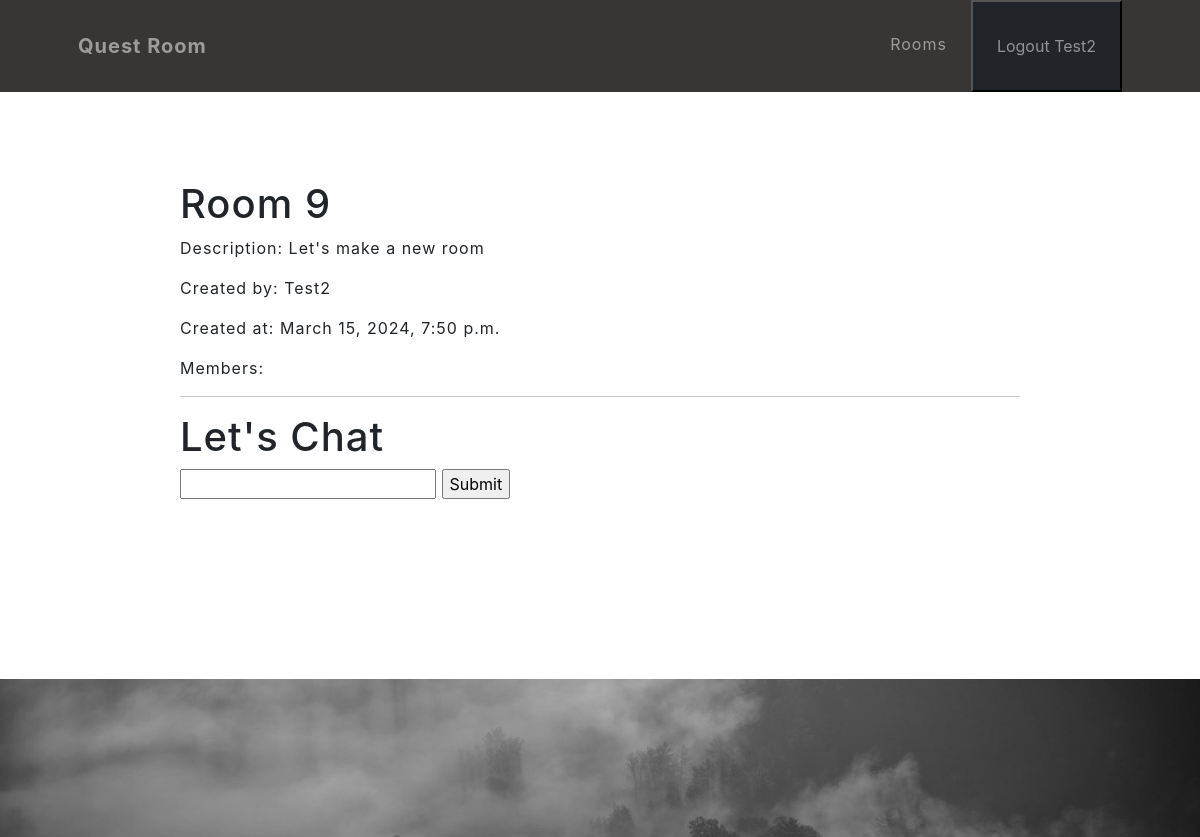
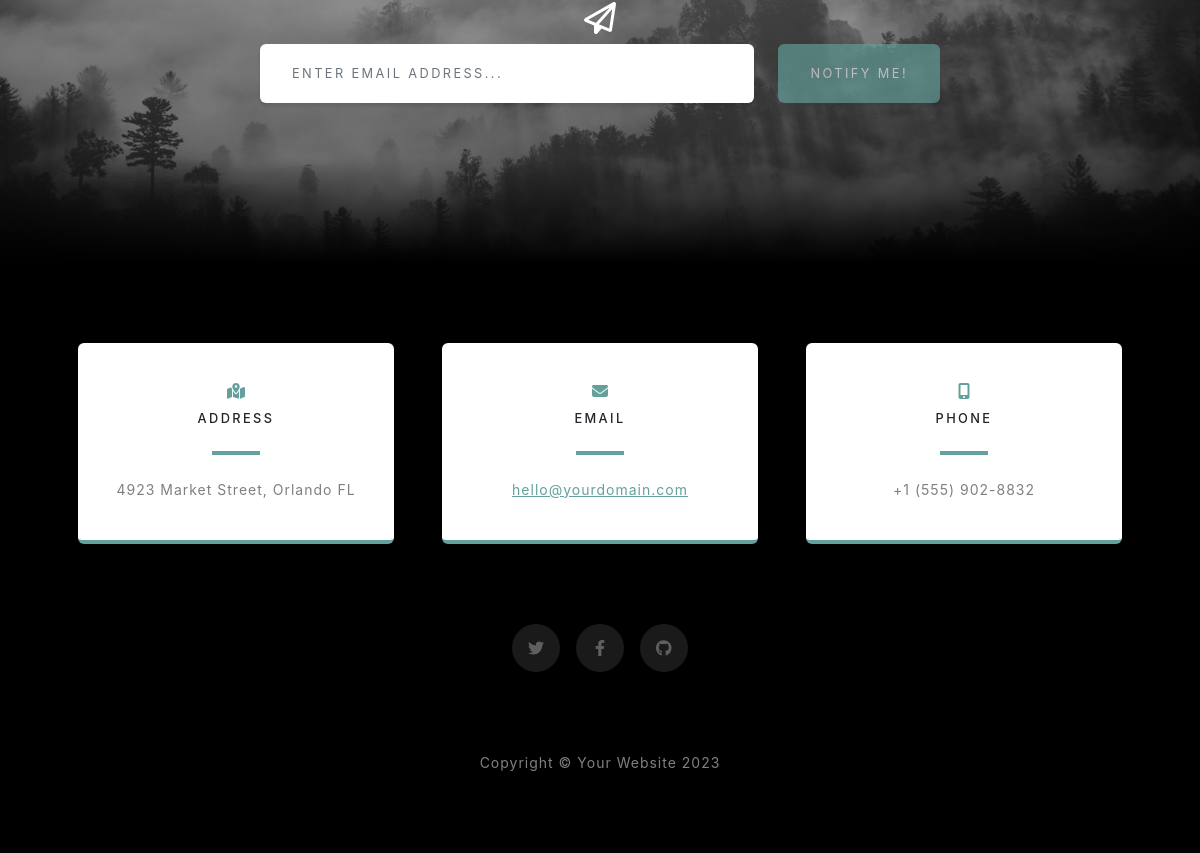
Page /rooms/9/ (signed in) on the earlier database version (2 pictures, top to bottom).
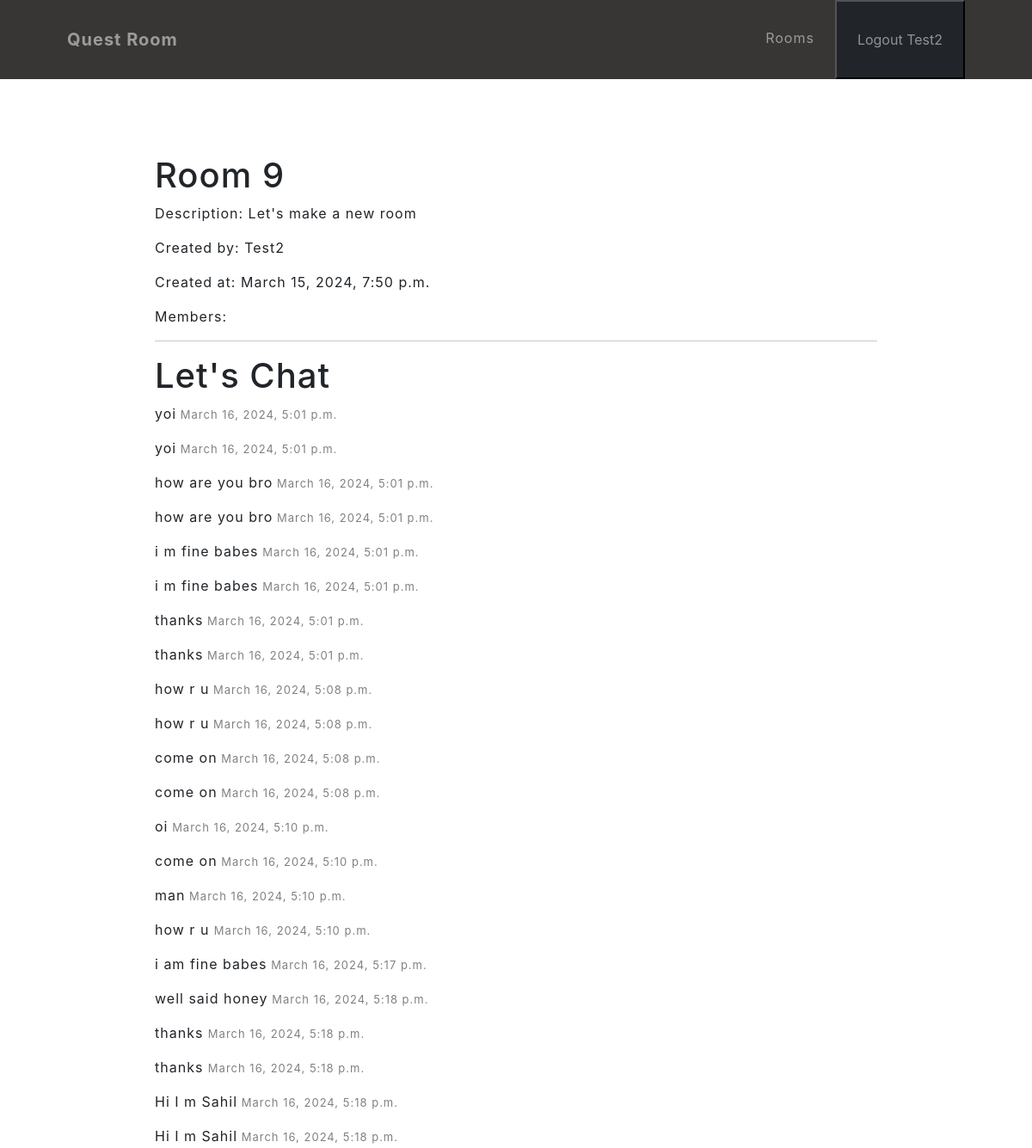
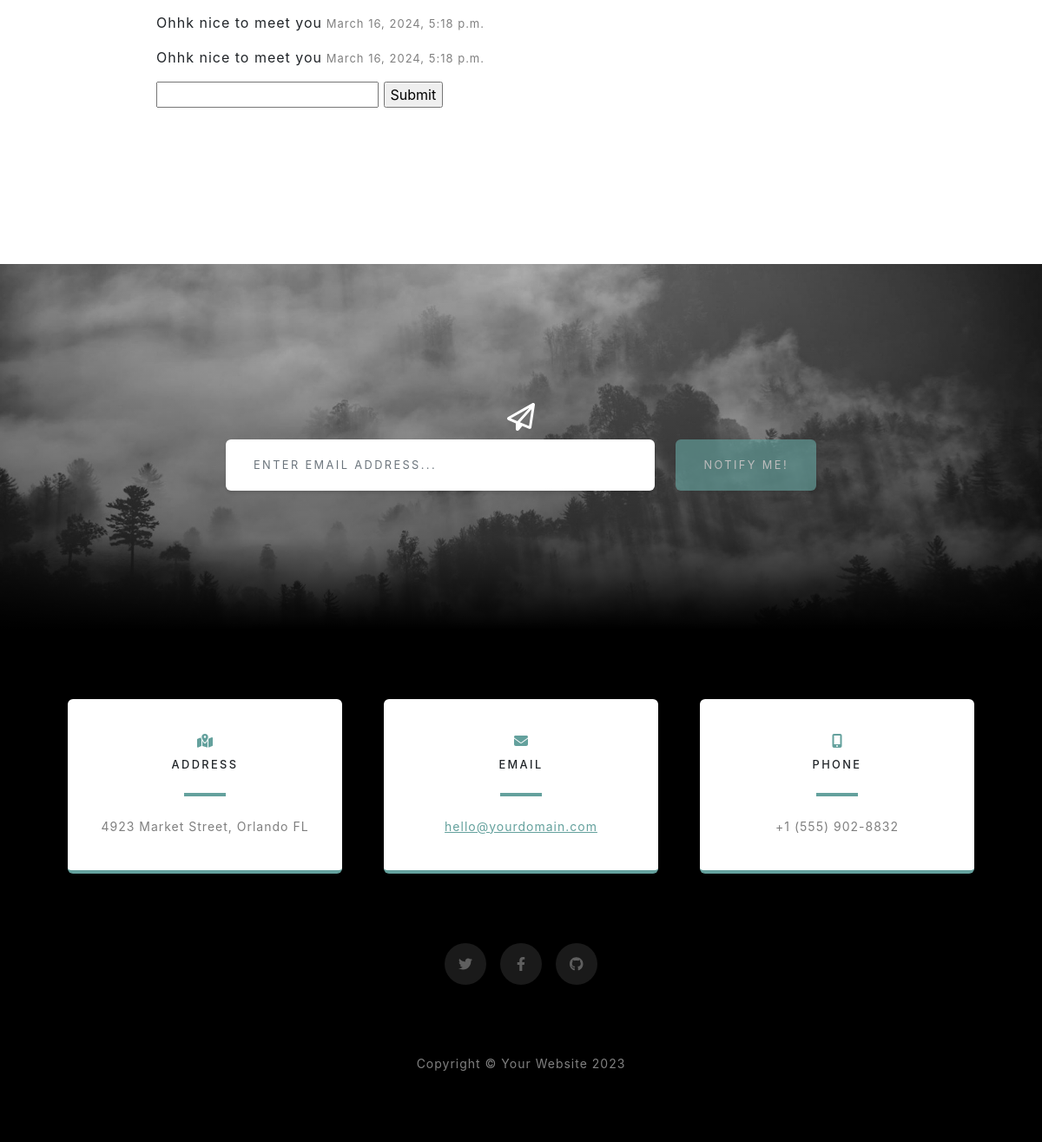
Same page on the later database version (2 pictures, top to bottom).
### users/models.py (models this page shows)
class User(AbstractUser):
    def __str__(self) -> str:
        return f'{self.id} - {self.username}'

### rooms/models.py (models this page shows, shortened)
class QuestRoom(models.Model):
    class RoomType(models.TextChoices):
        LEETCODE = 'LC', 'LeetCode'
    name = models.CharField(max_length=50)
    description = models.TextField()
    room_type = models.CharField(
        choices=RoomType.choices,
        default=RoomType.LEETCODE,
        max_length=2
    )
    created_by = models.ForeignKey(User, on_delete=models.CASCADE, related_name='rooms')
    members = models.ManyToManyField(User)
    expire_days = models.PositiveIntegerField(default=1)
    expires_at = models.DateTimeField()
    daily_required_points = models.PositiveIntegerField(default=1)
    created_at = models.DateTimeField(auto_now_add=True)
    updated_at = models.DateTimeField(auto_now=True)
    class Meta:
        unique_together = [['name', 'created_by']]

class Message(models.Model):
    room = models.ForeignKey(QuestRoom, on_delete=models.CASCADE, related_name='messages')
    user = models.ForeignKey(User, on_delete=models.CASCADE)
    content = models.TextField()
    created_at = models.DateTimeField(auto_now_add=True)
    objects = models.Manager()
    latest_messages = LatestMessages()

### rooms/views.py (the view)
# urls.py: path('rooms/<int:room_id>/', views.view_room, name='view_room'),
@login_required
def view_room(request, room_id):
    room = get_object_or_404(QuestRoom, pk=room_id)
    latest_messages = Message.latest_messages.get_latest_messages(room_id)
    return render (
        request,
        'rooms/view_room.html', {
            'room': room,
            'latest_messages': latest_messages,
        }
    )

### rooms/models.py (called while the page is built)
    def get_latest_messages(self, room_id, limit=30):
        return self.filter(room_id=room_id).order_by('-created_at')[:limit]

### rooms/templates/rooms/view_room.html (shortened to what this page needs)
{% extends 'rooms/base.html' %}
{% block content %}
    <main>
        <h1>Room {{ room.id }}</h1>
        <p>Description: {{ room.description }}</p>
        <p>Created by: {{ room.created_by.username }}</p>
        <p>Created at: {{ room.created_at }}</p>
        <p>Members:</p>
        <hr>
        <h1>Let's Chat</h1>
        <div id="messages">
            {% for message in latest_messages reversed %}
                <div class="message">
                    <p>{{ message.content }}<span> {{ message.created_at }}</span></p>
                </div>
            {% endfor %}
        </div>
        <form id="form">
            <input type="text" name="message">
            <input type="submit">
        </form>
    </main>
{% endblock content %}

### rooms/templates/rooms/base.html (shortened to what this page needs)
{% load static %}
<!DOCTYPE html>
<html lang="en">
    <head>
        <link href="https://api.fontshare.com/v2/css?f[]=supreme@400&f[]=chubbo@700&display=swap" rel="stylesheet">
        <link href="{% static 'css/styles.css' %}" rel="stylesheet" />
    </head>
    <body id="page-top">
        <nav class="navbar navbar-expand-lg navbar-light fixed-top" id="mainNav">
            <div class="container px-4 px-lg-5">
                <a class="navbar-brand" href="#page-top">Quest Room</a>
                <div class="collapse navbar-collapse" id="navbarResponsive">
                    <ul class="navbar-nav ms-auto">
                        <li class="nav-item"><a class="nav-link" href="#projects">Rooms</a></li>
                        {% if request.user.is_authenticated %}
                            <li class="nav-item">
                                <form action="{% url 'users:logout' %}" method="post">
                                    <button type="submit" class="nav-link bg-dark">Logout {{ request.user.username }}</button>
                                </form>
                            </li>
                        {% endif %}
                    </ul>
                </div>
            </div>
        </nav>
        {% block content %}
        {% endblock content %}
        <section class="signup-section" id="signup">
            <div class="container px-4 px-lg-5">
                <div class="row gx-4 gx-lg-5">
                    <div class="col-md-10 col-lg-8 mx-auto text-center">
                        <i class="far fa-paper-plane fa-2x mb-2 text-white"></i>
                        <form class="form-signup" id="contactForm" data-sb-form-api-token="API_TOKEN">
                            <div class="row input-group-newsletter">
                                <div class="col"><input class="form-control" id="emailAddress" type="email" placeholder="Enter email address..." aria-label="Enter email address..." data-sb-validations="required,email" /></div>
                                <div class="col-auto"><button class="btn btn-primary disabled" id="submitButton" type="submit">Notify Me!</button></div>
                            </div>
                        </form>
                    </div>
                </div>
            </div>
        </section>
        <section class="contact-section bg-black">
            <div class="container px-4 px-lg-5">
                <div class="row gx-4 gx-lg-5">
                    <div class="col-md-4 mb-3 mb-md-0">
                        <div class="card py-4 h-100">
                            <div class="card-body text-center">
                                <i class="fas fa-map-marked-alt text-primary mb-2"></i>
                                <h4 class="text-uppercase m-0">Address</h4>
                                <hr class="my-4 mx-auto" />
                                <div class="small text-black-50">4923 Market Street, Orlando FL</div>
                            </div>
                        </div>
                    </div>
                    <div class="col-md-4 mb-3 mb-md-0">
                        <div class="card py-4 h-100">
                            <div class="card-body text-center">
                                <i class="fas fa-envelope text-primary mb-2"></i>
                                <h4 class="text-uppercase m-0">Email</h4>
                                <hr class="my-4 mx-auto" />
                                <div class="small text-black-50"><a href="#!">hello@yourdomain.com</a></div>
                            </div>
                        </div>
                    </div>
                    <div class="col-md-4 mb-3 mb-md-0">
                        <div class="card py-4 h-100">
                            <div class="card-body text-center">
                                <i class="fas fa-mobile-alt text-primary mb-2"></i>
                                <h4 class="text-uppercase m-0">Phone</h4>
                                <hr class="my-4 mx-auto" />
                                <div class="small text-black-50">+1 (555) 902-8832</div>
                            </div>
                        </div>
                    </div>
                </div>
                <div class="social d-flex justify-content-center">
                    <a class="mx-2" href="#!"><i class="fab fa-twitter"></i></a>
                    <a class="mx-2" href="#!"><i class="fab fa-facebook-f"></i></a>
                    <a class="mx-2" href="#!"><i class="fab fa-github"></i></a>
                </div>
            </div>
        </section>
        <footer class="footer bg-black small text-center text-white-50"><div class="container px-4 px-lg-5">Copyright &copy; Your Website 2023</div></footer>
    </body>
</html>

Differences in the rows shown:
added Message: content "yoi", created_at "March 16, 2024, 5:01 p.m."
added Message: content "yoi", created_at "March 16, 2024, 5:01 p.m."
added Message: content "how are you bro", created_at "March 16, 2024, 5:01 p.m."
added Message: content "how are you bro", created_at "March 16, 2024, 5:01 p.m."
added Message: content "i m fine babes", created_at "March 16, 2024, 5:01 p.m."
added Message: content "i m fine babes", created_at "March 16, 2024, 5:01 p.m."
added Message: content "thanks", created_at "March 16, 2024, 5:01 p.m."
added Message: content "thanks", created_at "March 16, 2024, 5:01 p.m."
added Message: content "how r u", created_at "March 16, 2024, 5:08 p.m."
added Message: content "how r u", created_at "March 16, 2024, 5:08 p.m."
added Message: content "come on", created_at "March 16, 2024, 5:08 p.m."
added Message: content "come on", created_at "March 16, 2024, 5:08 p.m."
added Message: content "oi", created_at "March 16, 2024, 5:10 p.m."
added Message: content "come on", created_at "March 16, 2024, 5:10 p.m."
added Message: content "man", created_at "March 16, 2024, 5:10 p.m."
added Message: content "how r u", created_at "March 16, 2024, 5:10 p.m."
added Message: content "i am fine babes", created_at "March 16, 2024, 5:17 p.m."
added Message: content "well said honey", created_at "March 16, 2024, 5:18 p.m."
added Message: content "thanks", created_at "March 16, 2024, 5:18 p.m."
added Message: content "thanks", created_at "March 16, 2024, 5:18 p.m."
added Message: content "Hi I m Sahil", created_at "March 16, 2024, 5:18 p.m."
added Message: content "Hi I m Sahil", created_at "March 16, 2024, 5:18 p.m."
added Message: content "Ohhk nice to meet you", created_at "March 16, 2024, 5:18 p.m."
added Message: content "Ohhk nice to meet you", created_at "March 16, 2024, 5:18 p.m."
